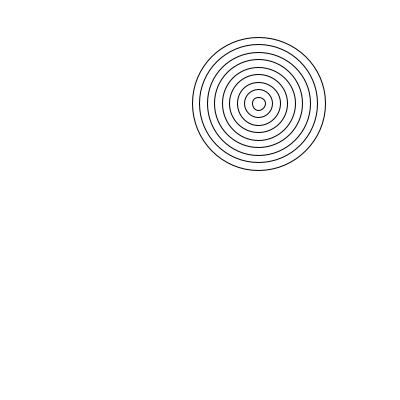
Frame 1 (no input)
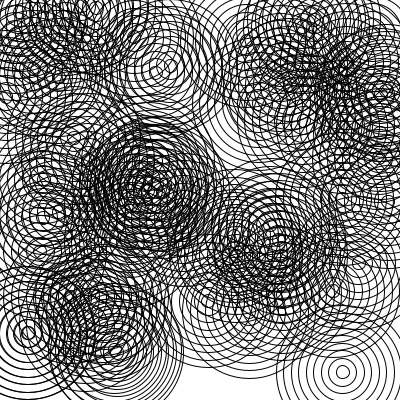
Frame 60 (the mouse pressed at the canvas centre just before this capture)
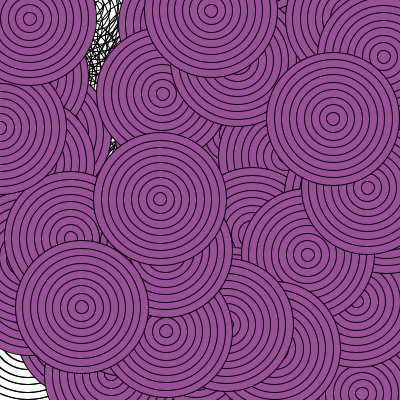
Frame 120 (the mouse held since frame 60 and released just before this capture)

The Processing sketch that drew these frames (run headless with seeded random() and noise(); from frame 60 on, the mouse is pressed at the canvas centre):

// Processing sketch: processing_53290
// ── processing_53290.pde

// Homework #8 of Jim Robert's CFA-757
// @ Carnegie Mellon University
// Zoe Lu copyright Spring 2012, Pittsburgh PA15213

// move your mouse around to change the stroke color
// click/hold your mouse to fill color
// no fill color when you release your mouse
// press 'S' to pause
// press 'R' to keep running
// press space bar to clear the canvas
// have fun

void setup(){
  size(400,400);
  noFill();
  background(255);
//  frameRate(5);
}

void draw(){
  drawCircles(random(width),random(height));
}

void drawCircles(float x,float y){
  float wd=width/3;
  while(wd>0){
    ellipse(x,y,wd,wd);
    wd-=15;
  }
}

void mousePressed(){
  fill(random(80,200),random(15,140),random(18,220));
}
void mouseReleased(){
  noFill();
}

void mouseMoved(){
//  float dis=dist(mouseX,mouseY,pmouseX,pmouseY);
//  if(dis>0){
    stroke(random(45,255),random(200,255),frameCount%255);
//  }
}
void keyPressed(){
  if(keyCode==' '){
    background(random(230,255));
  }
  if(keyCode=='S'){
    noLoop();
  }
  if(keyCode=='R'){
    loop();
  }
}
